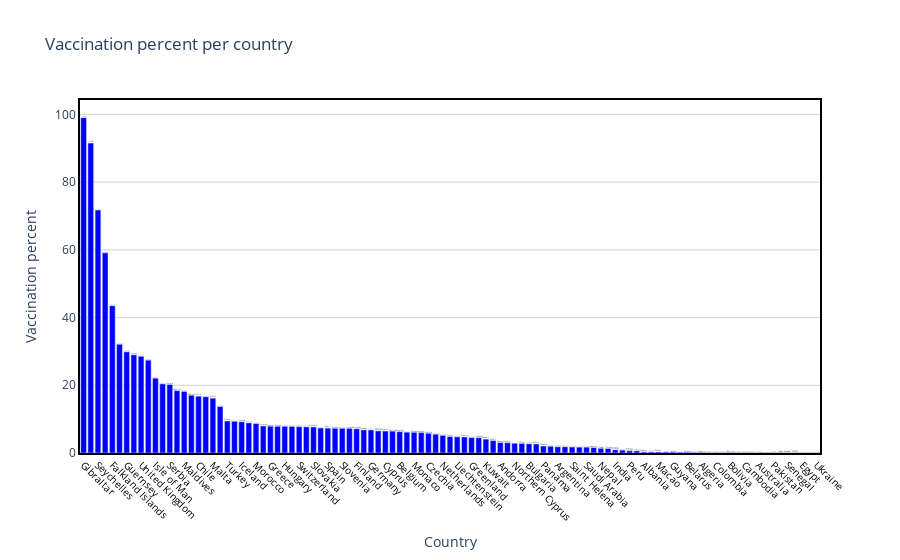

This figure's notebook cell:
### Code cell
draw_trace_bar(country_vaccine, 'Percent', 'Vaccination percent per country', 'Country', 'Vaccination percent' )

### Figure 1 — Plotly figure (JSON) as saved in the notebook; plotly's stock layout.template omitted (floating-point values rounded to 4 significant figures)
{"data": [{"marker": {"color": "Blue"}, "text": ["Gibraltar", "Israel", "Seychelles", "United Arab Emirates", "Falkland Islands", "Cayman Islands", "Guernsey", "Jersey", "United Kingdom", "Bermuda", "Isle of Man", "United States", "Serbia", "Anguilla", "Maldives", "Bahrain", "Chile", "Turks and Caicos Islands", "Malta", "Faeroe Islands", "Turkey", "Denmark", "Iceland", "Barbados", "Morocco", "Norway", "Greece", "Poland", "Hungary", "Lithuania", "Switzerland", "Romania", "Slovakia", "Portugal", "Spain", "Estonia", "Slovenia", "Ireland", "Finland", "Sweden", "Germany", "Italy", "Cyprus", "Austria", "Belgium", "Singapore", "Monaco", "France", "Czechia", "Luxembourg", "Netherlands", "Qatar", "Liechtenstein", "Croatia", "Greenland", "Canada", "Kuwait", "Brazil", "Andorra", "Latvia", "Northern Cyprus", "China", "Bulgaria", "Russia", "Panama", "Costa Rica", "Argentina", "Sri Lanka", "Saint Helena", "Bangladesh", "Saudi Arabia", "Mexico", "Nepal", "Oman", "India", "Indonesia", "Peru", "Azerbaijan", "Albania", "Lebanon", "Macao", "Mauritius", "Guyana", "Dominican Republic", "Belarus", "Myanmar", "Algeria", "Ecuador", "Colombia", "El Salvador", "Bolivia", "South Africa", "Cambodia", "Zimbabwe", "Australia", "Trinidad and Tobago", "Pakistan", "Japan", "Senegal", "Iran", "Egypt", "New Zealand", "Ukraine"], "type": "bar", "x": ["Gibraltar", "Israel", "Seychelles", "United Arab Emirates", "Falkland Islands", "Cayman Islands", "Guernsey", "Jersey", "United Kingdom", "Bermuda", "Isle of Man", "United States", "Serbia", "Anguilla", "Maldives", "Bahrain", "Chile", "Turks and Caicos Islands", "Malta", "Faeroe Islands", "Turkey", "Denmark", "Iceland", "Barbados", "Morocco", "Norway", "Greece", "Poland", "Hungary", "Lithuania", "Switzerland", "Romania", "Slovakia", "Portugal", "Spain", "Estonia", "Slovenia", "Ireland", "Finland", "Sweden", "Germany", "Italy", "Cyprus", "Austria", "Belgium", "Singapore", "Monaco", "France", "Czechia", "Luxembourg", "Netherlands", "Qatar", "Liechtenstein", "Croatia", "Greenland", "Canada", "Kuwait", "Brazil", "Andorra", "Latvia", "Northern Cyprus", "China", "Bulgaria", "Russia", "Panama", "Costa Rica", "Argentina", "Sri Lanka", "Saint Helena", "Bangladesh", "Saudi Arabia", "Mexico", "Nepal", "Oman", "India", "Indonesia", "Peru", "Azerbaijan", "Albania", "Lebanon", "Macao", "Mauritius", "Guyana", "Dominican Republic", "Belarus", "Myanmar", "Algeria", "Ecuador", "Colombia", "El Salvador", "Bolivia", "South Africa", "Cambodia", "Zimbabwe", "Australia", "Trinidad and Tobago", "Pakistan", "Japan", "Senegal", "Iran", "Egypt", "New Zealand", "Ukraine"], "y": [99.05, 91.55, 71.76, 59.11, 43.5, 32.12, 29.9, 29, 28.57, 27.42, 22.1, 20.41, 20.22, 18.41, 18.19, 17.05, 16.78, 16.62, 16.21, 13.74, 9.46, 9.37, 9.22, 8.9, 8.68, 7.99, 7.93, 7.9, 7.89, 7.86, 7.78, 7.73, 7.69, 7.38, 7.35, 7.31, 7.3, 7.28, 7.16, 6.83, 6.82, 6.53, 6.48, 6.46, 6.31, 6.15, 6.12, 6.06, 5.83, 5.55, 5.2, 4.86, 4.75, 4.73, 4.55, 4.52, 4.1, 3.67, 3.09, 3.05, 2.88, 2.82, 2.71, 2.67, 2.07, 1.99, 1.84, 1.84, 1.76, 1.73, 1.73, 1.62, 1.38, 1.32, 0.95, 0.85, 0.68, 0.64, 0.35, 0.35, 0.31, 0.3, 0.24, 0.24, 0.22, 0.19, 0.17, 0.14, 0.13, 0.09, 0.09, 0.09, 0.08, 0.07, 0.05, 0.03, 0.03, 0.02, 0.02, 0.01, 0, 0, 0]}], "layout": {"hovermode": "closest", "paper_bgcolor": "rgba(0, 0, 0, 0)", "plot_bgcolor": "rgba(0, 0, 0, 0)", "title": {"text": "Vaccination percent per country"}, "xaxis": {"linecolor": "black", "linewidth": 2, "mirror": true, "showline": true, "showticklabels": true, "tickangle": 45, "tickfont": {"color": "black", "size": 10}, "title": {"text": "Country"}, "zeroline": true, "zerolinecolor": "grey", "zerolinewidth": 1}, "yaxis": {"gridcolor": "lightgrey", "linecolor": "black", "linewidth": 2, "mirror": true, "showline": true, "title": {"text": "Vaccination percent"}, "zeroline": true, "zerolinecolor": "grey", "zerolinewidth": 1}}}
